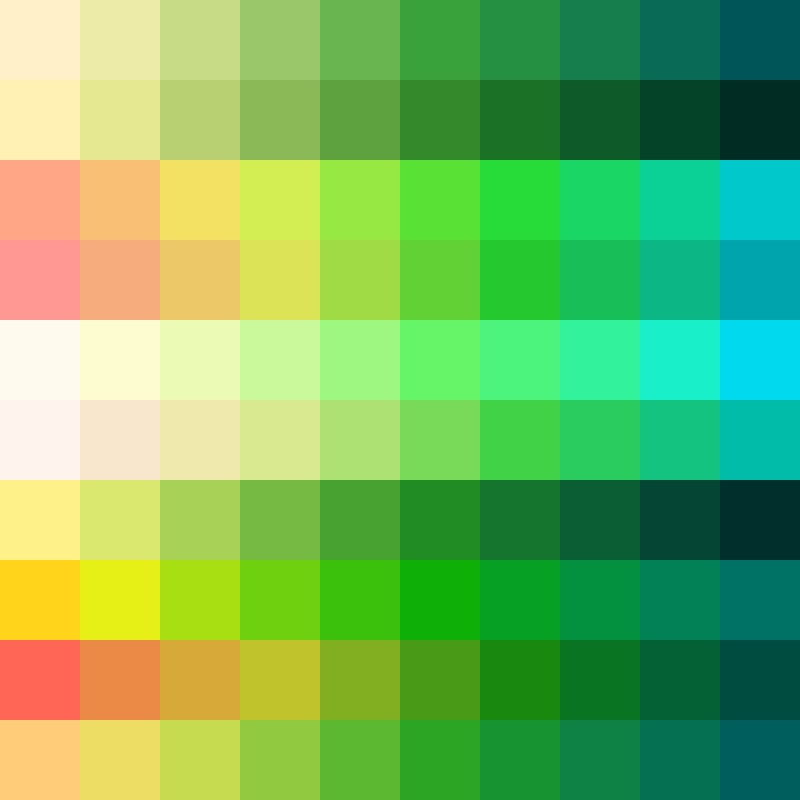
Frame 1 (no input)
Frame 60 (no input): identical to frame 1, image omitted
Frame 120 (the mouse pressed at the canvas centre since frame 60): identical to frame 1, image omitted

The p5.js sketch that drew this single still picture (run headless with seeded random() and noise() and a simulated clock; from frame 60 on, the mouse is pressed at the canvas centre):

// p5.js sketch
// ── sketch.js
'use strict';

 var numOfRows = 2;
 var numOfCols = 10;

var colorsLeft = [] //array to hold colors on the left
var colorsRight = []; //hold colors on right
var colors = []; // hold all colors

var interpolateShortest = true;

function setup() {
  createCanvas(800, 800);
  colorMode(HSB);
  noStroke();
  shakeColors();
}

function draw() {

  numOfRows = 10;

  numOfCols =10;

  var tileWidth = width / numOfRows; //each tile width will be divided by the remapped number
  var tileHeight = height / numOfCols;
  var interCol;
  colors = [];

  for (var gridY = 0; gridY < numOfCols; gridY++) { //loop through each square on the y
    var startColor = colorsLeft[gridY]; // the index of grid y will be held in the colors left array for the start color
    var endColor = colorsRight[gridY];

    for (var gridX = 0; gridX < numOfRows; gridX++) {
      var amount = map(gridX, 0, numOfRows - 1, 0, 1); //amount to interpolate between the two values
  //interpolate from start to end color , by the mapped amount
        interCol = lerpColor(startColor, endColor, amount); //lerpColor Blends two colors to find a third color somewhere between them

      fill(interCol);

        var posX = tileWidth * gridX; //where each tile will stat
        var posY = tileHeight * gridY; //where each tile will end

        rect(posX, posY, tileWidth, tileHeight);

      // save color for potential ase export
      colors.push(interCol); // push the lerp color created into the color array
    }
  }
}

function shakeColors() {
  for (var i = 0; i < numOfCols; i++) { // loop through these arrays
    colorsLeft[i] = color(random(0, 60), random(0, 100), 100); //fill the colors left array with a random color
    colorsRight[i] = color(random(160, 190), 100, random(0, 100));
  }
}
